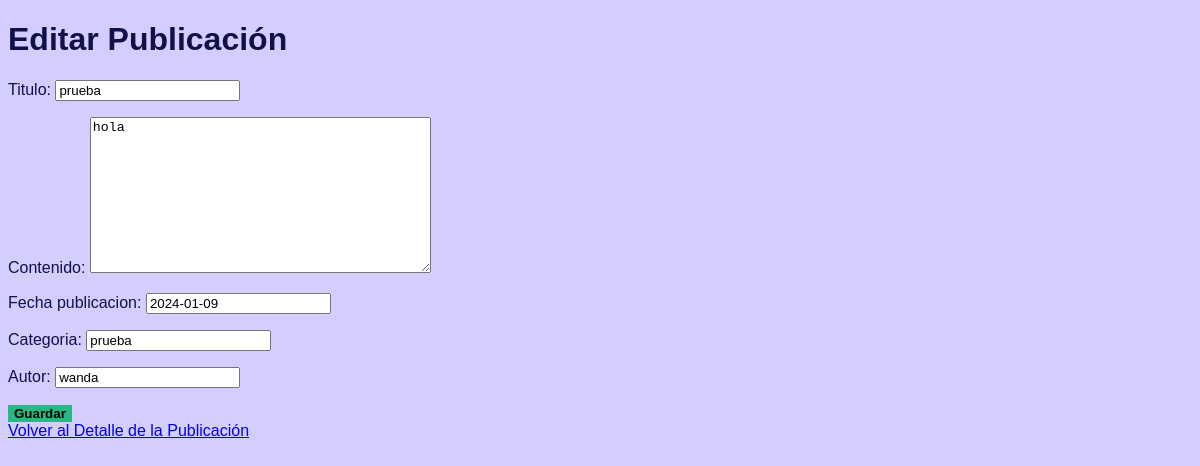
/editar/1/, run on an earlier commit of the app's database.
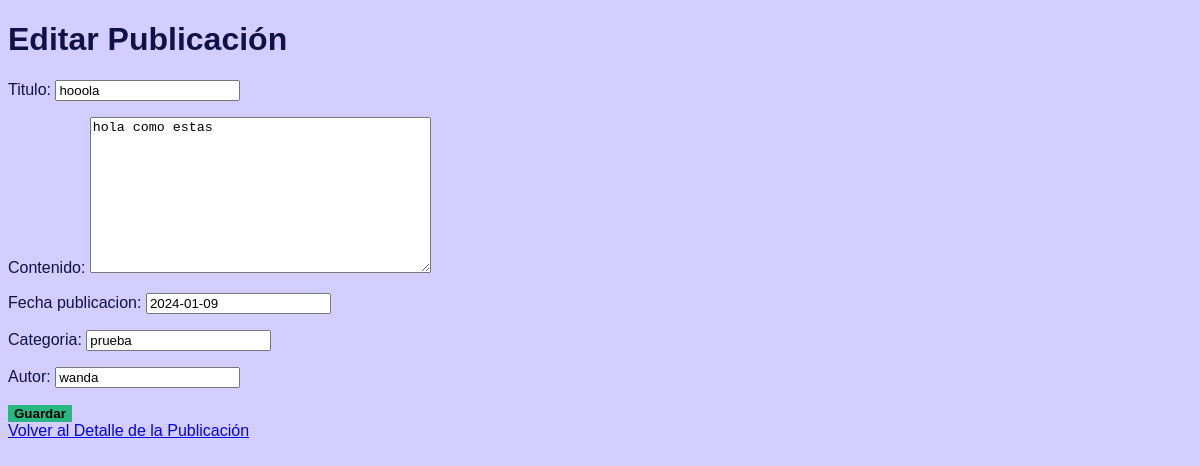
And on a later commit of the database.
### blog/models.py (models this page shows, shortened)
class Publicacion(models.Model):
    titulo = models.CharField(max_length=200)
    contenido = models.TextField()
    fecha_publicacion = models.DateField()
    categoria = models.CharField(max_length=100)
    autor = models.CharField(max_length=100)

### blog/views.py (the view)
# urls.py: path('editar/<int:pk>/', views.editar_publicacion, name='editar_publicacion'),
def editar_publicacion(request, pk):
    publicacion = get_object_or_404(Publicacion, pk=pk)
    if request.method == 'POST':
        form = PublicacionForm(request.POST, instance=publicacion)
        if form.is_valid():
            form.save()
            return redirect('detalle_publicacion', pk=publicacion.pk)
    else:
        form = PublicacionForm(instance=publicacion)
    return render(request, 'blog/editar_publicacion.html', {'form': form, 'publicacion': publicacion})

### blog/forms.py (shortened to what this page needs)
class PublicacionForm(forms.ModelForm):
    class Meta:
        model = Publicacion
        fields = ['titulo', 'contenido', 'fecha_publicacion', 'categoria', 'autor']

### blog/templates/blog/editar_publicacion.html (shortened to what this page needs)
<!DOCTYPE html>
<html>
<head>
</head>
<body>
    <h1>Editar Publicación</h1>
    <form method="POST">
        {{ form.as_p }}
        <button type="submit">Guardar</button>
    </form>
    <a href="{% url 'detalle_publicacion' publicacion.pk %}">Volver al Detalle de la Publicación</a>
</body>
</html>

What changed in the data, as far as the page shows it:
changed Publicacion "prueba": titulo "prueba" → "hooola"; contenido "hola" → "hola como estas"
